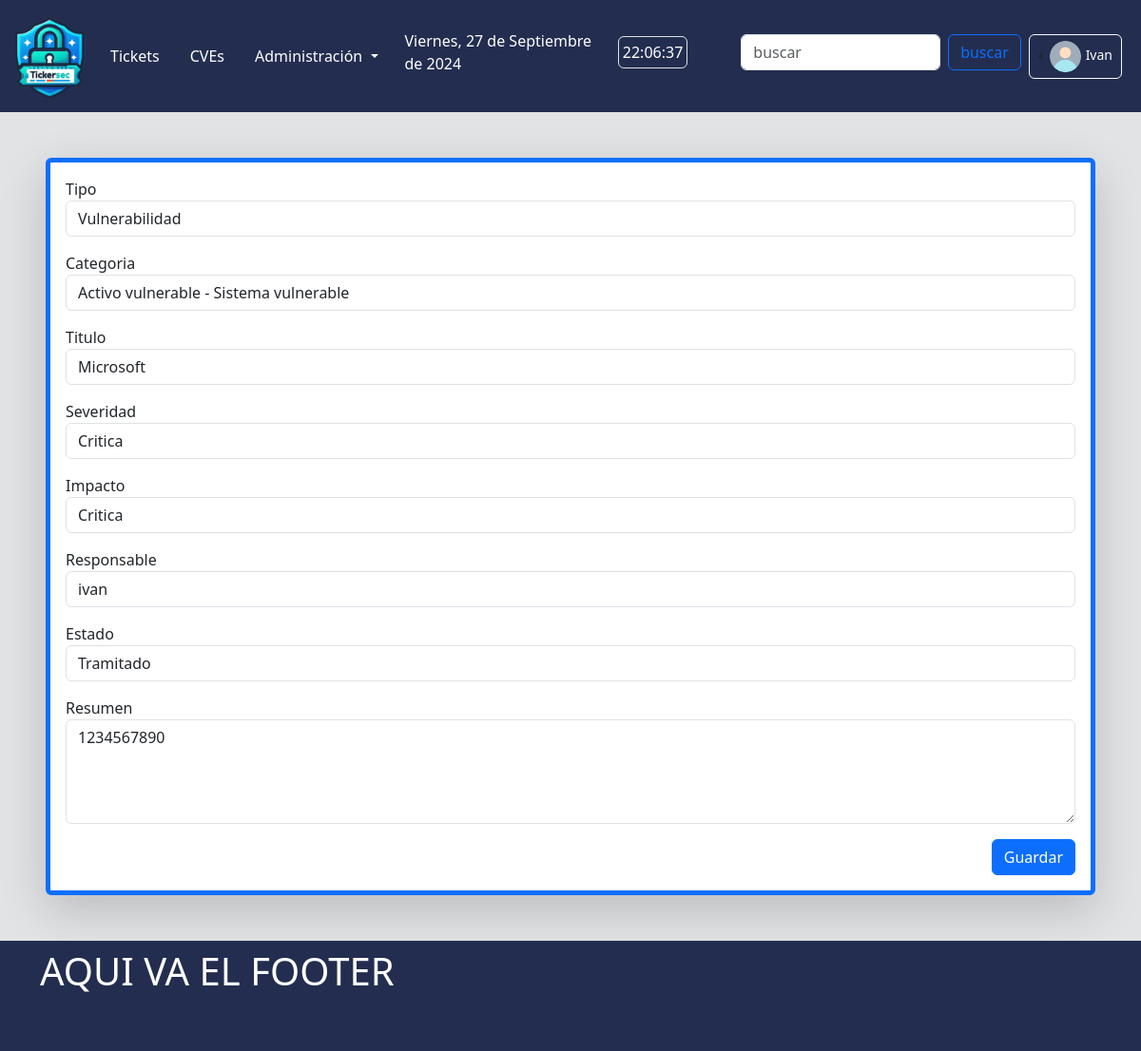
Before: /core/tickets/update/3/ (signed in) with the older database file.
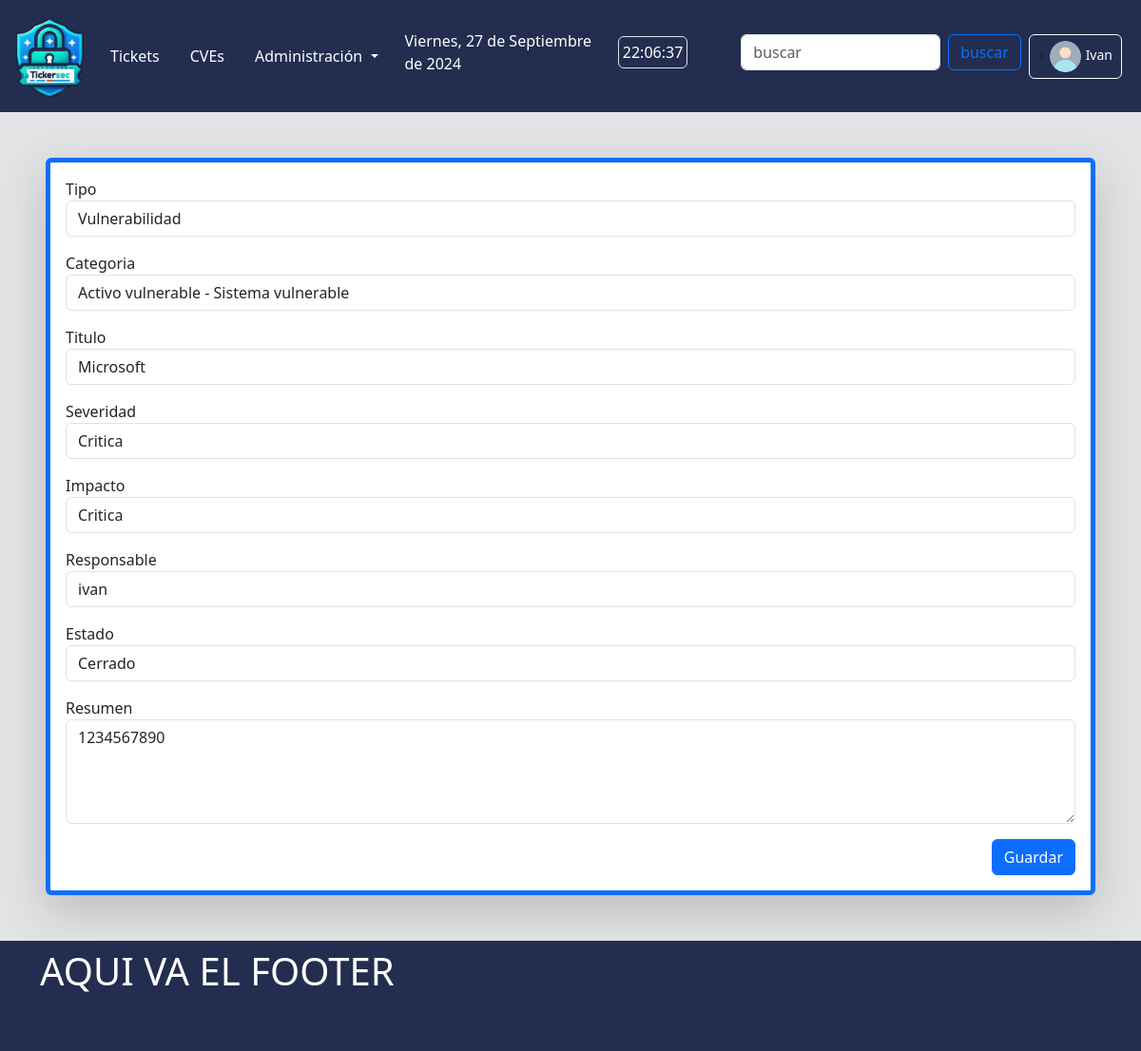
After: the same page with the newer database file.
### core/models.py (models this page shows, shortened)
class Ticket(models.Model):
    type = models.CharField(verbose_name='Tipo', max_length=50, choices=TicketType.choices, default=TicketType.INCIDENTE)
    category = models.ForeignKey(TicketCategory, verbose_name='Categoria', related_name='categorias', on_delete=models.PROTECT)
    title = models.CharField(verbose_name='Titulo', max_length=50, blank=False) # auto_now_add: actualiza el valor con la hora y la fecha de creación del registro.
    createdAt = models.DateTimeField(auto_now_add=True) # auto_now: actualiza el valor del campo a la hora y fecha actuales cada vez que se llama a Model.save().
    lastUpdate = models.DateTimeField(auto_now=True)
    resolution = models.DurationField(verbose_name='Resolucion', blank=True, null=True)
    severity = models.CharField(verbose_name='Severidad', choices=Severity.choices, default=Severity.NULA.name, max_length=7)
    impact = models.CharField(verbose_name='Impacto', choices=Impact.choices, default=Impact.NULO.name, max_length=10)
    status = models.CharField(verbose_name='Estado', choices=TicketStatus.choices, default=TicketStatus.ABIERTO.name, max_length=10)
    createdBy = models.ForeignKey(User, verbose_name='Remitente', related_name='created_tickets', on_delete=models.PROTECT, blank=False)
    assignedTo = models.ForeignKey(User, verbose_name='Responsable', related_name='assigned_tickets', on_delete=models.PROTECT, blank=False)
    resume = models.CharField(verbose_name='Resumen', max_length=300, blank=False)
    report = models.ForeignKey(TicketReport, verbose_name='Reporte', related_name='reportes', on_delete=models.PROTECT, null=True, blank=True)
    class Meta:
        ordering = ['-pk']
        verbose_name_plural = 'Tickets'

### core/views.py (the view, shortened to what this page needs)
# urls.py: path("tickets/update/<int:pk>/", TicketUpdateView.as_view(), name="update-ticket"),
class TicketUpdateView(LoginRequiredMixin, UpdateView):
    model = Ticket
    template_name = 'core/ticket_update.html'
    form_class = TicketUpdateForm
    login_url = 'login'

### core/forms.py
class TicketUpdateForm(forms.ModelForm):
    class Meta:
        model = Ticket
        fields = ['type', 'category', 'title', 'severity',
            'impact', 'assignedTo', 'status', 'resume']
        widgets = {
            'type': forms.Select(attrs={'class': 'form-control'}),
            'category': forms.Select(attrs={'class': 'form-control'}),
            'title': forms.TextInput(attrs={'class': 'form-control',  'minlength': 5, }),
            'severity': forms.Select(attrs={'class': 'form-control'}),
            'impact': forms.Select(attrs={'class': 'form-control'}),
            'assignedTo': forms.Select(attrs={'class': 'form-control'}),
            'status': forms.Select(attrs={'class': 'form-control'}),
            'resume': forms.Textarea(attrs={'class': 'form-control', 'rows': 4, }),
        }

### core/models.py (called while the page is built)
    def __str__(self):
        return f'{self.name} - {self.subcategory}'

### templates/core/ticket_update.html (shortened to what this page needs)
{% extends "dash/base.html" %}
{% load static %}
{% block main %}
    <form method="post" enctype="multipart/form-data" class="bg-white shadow-lg border border-5 border-primary rounded-2 m-5 p-3">
        {% for field in form %}
        <div class="form-group mb-3">
            <label for="{{form.label.id_for_label}}">{{field.label}}</label>
            {{field}}
        </div>
        {% endfor %}
        <div class="modal-footer">
            <button type="submit" class="btn btn-primary">Guardar</button>
        </div>
    </form>
{% endblock main %}

Changed rows visible on the page:
changed Ticket "Vulnerabilidad": status "Tramitado" → "Cerrado"
